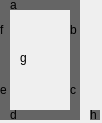
<?xml version="1.0" encoding="UTF-8"?>
<ui version="4.0">
 <class>digital14</class>
 <widget class="QWidget" name="digital14">
  <property name="geometry">
   <rect>
    <x>0</x>
    <y>0</y>
    <width>102</width>
    <height>123</height>
   </rect>
  </property>
  <property name="windowTitle">
   <string>Form</string>
  </property>
  <widget class="QLabel" name="rege">
   <property name="geometry">
    <rect>
     <x>0</x>
     <y>60</y>
     <width>10</width>
     <height>60</height>
    </rect>
   </property>
   <property name="styleSheet">
    <string notr="true">background-color: rgb(101, 101, 101);</string>
   </property>
   <property name="text">
    <string>e</string>
   </property>
  </widget>
  <widget class="QLabel" name="regd">
   <property name="geometry">
    <rect>
     <x>10</x>
     <y>110</y>
     <width>60</width>
     <height>10</height>
    </rect>
   </property>
   <property name="styleSheet">
    <string notr="true">background-color: rgb(101, 101, 101);</string>
   </property>
   <property name="text">
    <string>d</string>
   </property>
  </widget>
  <widget class="QLabel" name="regb">
   <property name="geometry">
    <rect>
     <x>70</x>
     <y>0</y>
     <width>10</width>
     <height>60</height>
    </rect>
   </property>
   <property name="styleSheet">
    <string notr="true">background-color: rgb(101, 101, 101);</string>
   </property>
   <property name="text">
    <string>b</string>
   </property>
  </widget>
  <widget class="QLabel" name="regf">
   <property name="geometry">
    <rect>
     <x>0</x>
     <y>0</y>
     <width>10</width>
     <height>60</height>
    </rect>
   </property>
   <property name="styleSheet">
    <string notr="true">background-color: rgb(101, 101, 101);</string>
   </property>
   <property name="text">
    <string>f</string>
   </property>
  </widget>
  <widget class="QLabel" name="regg">
   <property name="geometry">
    <rect>
     <x>20</x>
     <y>50</y>
     <width>60</width>
     <height>15</height>
    </rect>
   </property>
   <property name="styleSheet">
    <string notr="true">background-color: rgb(101, 101, 101);
QLabel { transform: rotate(45deg); };</string>
   </property>
   <property name="text">
    <string>g</string>
   </property>
  </widget>
  <widget class="QLabel" name="regh">
   <property name="geometry">
    <rect>
     <x>90</x>
     <y>110</y>
     <width>10</width>
     <height>10</height>
    </rect>
   </property>
   <property name="styleSheet">
    <string notr="true">background-color: rgb(101, 101, 101);</string>
   </property>
   <property name="text">
    <string>h</string>
   </property>
  </widget>
  <widget class="QLabel" name="regc">
   <property name="geometry">
    <rect>
     <x>70</x>
     <y>60</y>
     <width>10</width>
     <height>60</height>
    </rect>
   </property>
   <property name="styleSheet">
    <string notr="true">background-color: rgb(101, 101, 101);</string>
   </property>
   <property name="text">
    <string>c</string>
   </property>
  </widget>
  <widget class="QLabel" name="rega">
   <property name="geometry">
    <rect>
     <x>10</x>
     <y>0</y>
     <width>60</width>
     <height>10</height>
    </rect>
   </property>
   <property name="styleSheet">
    <string notr="true">background-color: rgb(101, 101, 101);</string>
   </property>
   <property name="text">
    <string>a</string>
   </property>
  </widget>
 </widget>
 <resources/>
 <connections/>
</ui>
